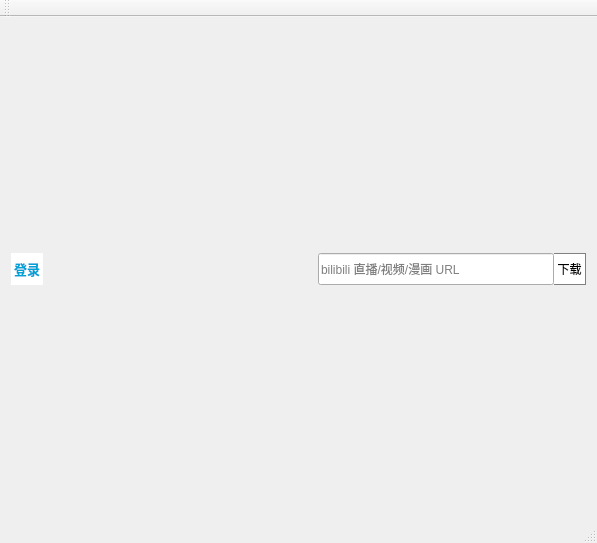
<?xml version="1.0" encoding="UTF-8"?>
<ui version="4.0">
 <class>uiFitClass</class>
 <widget class="QMainWindow" name="uiFitClass">
  <property name="geometry">
   <rect>
    <x>0</x>
    <y>0</y>
    <width>597</width>
    <height>543</height>
   </rect>
  </property>
  <property name="windowTitle">
   <string>uiFit</string>
  </property>
  <widget class="QWidget" name="centralWidget">
   <layout class="QVBoxLayout" name="verticalLayout">
    <item>
     <layout class="QHBoxLayout" name="horizontalLayout_2">
      <item>
       <widget class="QToolButton" name="toolButton">
        <property name="sizePolicy">
         <sizepolicy hsizetype="Fixed" vsizetype="Fixed">
          <horstretch>0</horstretch>
          <verstretch>0</verstretch>
         </sizepolicy>
        </property>
        <property name="minimumSize">
         <size>
          <width>32</width>
          <height>32</height>
         </size>
        </property>
        <property name="maximumSize">
         <size>
          <width>32</width>
          <height>32</height>
         </size>
        </property>
        <property name="baseSize">
         <size>
          <width>0</width>
          <height>0</height>
         </size>
        </property>
        <property name="font">
         <font>
          <pointsize>10</pointsize>
          <weight>75</weight>
          <bold>true</bold>
         </font>
        </property>
        <property name="cursor">
         <cursorShape>PointingHandCursor</cursorShape>
        </property>
        <property name="styleSheet">
         <string notr="true"> QToolButton {
            color: #00a1d6;
            background-color: white;
            border: none;
        }
        QToolButton::menu-indicator { image: none; }</string>
        </property>
        <property name="text">
         <string>登录</string>
        </property>
        <property name="iconSize">
         <size>
          <width>32</width>
          <height>32</height>
         </size>
        </property>
        <property name="popupMode">
         <enum>QToolButton::InstantPopup</enum>
        </property>
       </widget>
      </item>
      <item>
       <spacer name="horizontalSpacer">
        <property name="orientation">
         <enum>Qt::Horizontal</enum>
        </property>
        <property name="sizeHint" stdset="0">
         <size>
          <width>40</width>
          <height>20</height>
         </size>
        </property>
       </spacer>
      </item>
      <item>
       <layout class="QHBoxLayout" name="horizontalLayout">
        <property name="spacing">
         <number>0</number>
        </property>
        <item>
         <widget class="QLineEdit" name="lineEdit">
          <property name="minimumSize">
           <size>
            <width>0</width>
            <height>32</height>
           </size>
          </property>
          <property name="toolTip">
           <string>下载</string>
          </property>
          <property name="placeholderText">
           <string>bilibili 直播/视频/漫画 URL</string>
          </property>
          <property name="clearButtonEnabled">
           <bool>true</bool>
          </property>
         </widget>
        </item>
        <item>
         <widget class="QPushButton" name="pushButton_2">
          <property name="minimumSize">
           <size>
            <width>32</width>
            <height>32</height>
           </size>
          </property>
          <property name="styleSheet">
           <string notr="true">QPushButton{border:1px solid gray; border-left:0px; background-color:white;}
QPushButton:hover{background-color:rgb(229,229,229);}
QPushButton:pressed{background-color:rgb(204,204,204);}</string>
          </property>
          <property name="text">
           <string>下载</string>
          </property>
         </widget>
        </item>
       </layout>
      </item>
     </layout>
    </item>
   </layout>
  </widget>
  <widget class="QMenuBar" name="menuBar">
   <property name="geometry">
    <rect>
     <x>0</x>
     <y>0</y>
     <width>597</width>
     <height>23</height>
    </rect>
   </property>
  </widget>
  <widget class="QToolBar" name="mainToolBar">
   <attribute name="toolBarArea">
    <enum>TopToolBarArea</enum>
   </attribute>
   <attribute name="toolBarBreak">
    <bool>false</bool>
   </attribute>
  </widget>
  <widget class="QStatusBar" name="statusBar"/>
 </widget>
 <layoutdefault spacing="6" margin="11"/>
 <resources>
  <include location="uiFit.qrc"/>
 </resources>
 <connections/>
</ui>
